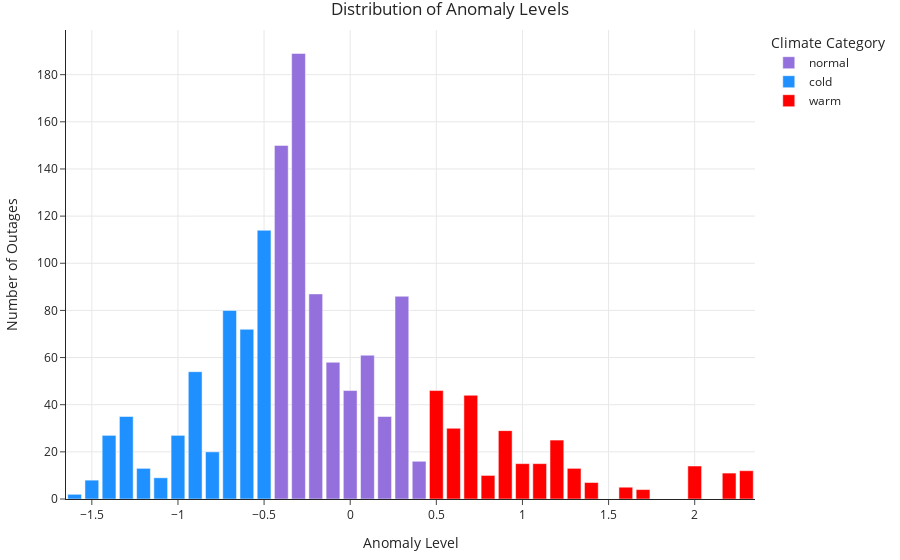

The code cell stored with this chart in its notebook:
### Code cell
anomaly_region_counts = outages.groupby(['ANOMALY.LEVEL', 'CLIMATE.CATEGORY']).size().reset_index(name='count')

climate_colors = {
    'warm': 'red',  
    'normal': '#9370DB',   
    'cold': '#1E90FF'     
}

fig2 = px.bar(
    anomaly_region_counts.sort_values(by='count', ascending=False),
    x='ANOMALY.LEVEL',
    y='count',
    color='CLIMATE.CATEGORY',
    color_discrete_map=climate_colors,
    title='Distribution of Anomaly Levels',
    labels={'count': 'Number of Outages', 'ANOMALY.LEVEL': 'Anomaly Level', 'CLIMATE.CATEGORY': 'Climate'},
)

fig2.update_layout(
    legend_title_text='Climate Category'
)

fig2.show()

### Figure 1 — Plotly figure (JSON) as saved in the notebook; plotly's stock layout.template omitted (floating-point values rounded to 4 significant figures)
{"data": [{"alignmentgroup": "True", "hovertemplate": "Climate=normal<br>Anomaly Level=%{x}<br>Number of Outages=%{y}<extra></extra>", "legendgroup": "normal", "marker": {"color": "#9370DB", "pattern": {"shape": ""}}, "name": "normal", "offsetgroup": "normal", "orientation": "v", "showlegend": true, "textposition": "auto", "type": "bar", "x": [-0.3, -0.4, -0.2, 0.3, 0.1, -0.1, 0, 0.2, 0.4], "xaxis": "x", "y": [189, 150, 87, 86, 61, 58, 46, 35, 16], "yaxis": "y"}, {"alignmentgroup": "True", "hovertemplate": "Climate=cold<br>Anomaly Level=%{x}<br>Number of Outages=%{y}<extra></extra>", "legendgroup": "cold", "marker": {"color": "#1E90FF", "pattern": {"shape": ""}}, "name": "cold", "offsetgroup": "cold", "orientation": "v", "showlegend": true, "textposition": "auto", "type": "bar", "x": [-0.5, -0.7, -0.6, -0.9, -1.3, -1, -1.4, -0.8, -1.2, -1.1, -1.5, -1.6], "xaxis": "x", "y": [114, 80, 72, 54, 35, 27, 27, 20, 13, 9, 8, 2], "yaxis": "y"}, {"alignmentgroup": "True", "hovertemplate": "Climate=warm<br>Anomaly Level=%{x}<br>Number of Outages=%{y}<extra></extra>", "legendgroup": "warm", "marker": {"color": "red", "pattern": {"shape": ""}}, "name": "warm", "offsetgroup": "warm", "orientation": "v", "showlegend": true, "textposition": "auto", "type": "bar", "x": [0.5, 0.7, 0.6, 0.9, 1.2, 1.1, 1, 2, 1.3, 2.3, 2.2, 0.8, 1.4, 1.6, 1.7], "xaxis": "x", "y": [46, 44, 30, 29, 25, 15, 15, 14, 13, 12, 11, 10, 7, 5, 4], "yaxis": "y"}], "layout": {"barmode": "relative", "legend": {"title": {"text": "Climate Category"}, "tracegroupgap": 0}, "title": {"text": "Distribution of Anomaly Levels"}, "xaxis": {"anchor": "y", "domain": [0, 1], "title": {"text": "Anomaly Level"}}, "yaxis": {"anchor": "x", "domain": [0, 1], "title": {"text": "Number of Outages"}}}}
